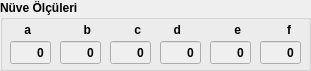
     <widget class="QGroupBox" name="groupBox">
      <property name="geometry">
       <rect>
        <x>990</x>
        <y>290</y>
        <width>311</width>
        <height>71</height>
       </rect>
      </property>
      <property name="font">
       <font>
        <weight>75</weight>
        <bold>true</bold>
       </font>
      </property>
      <property name="title">
       <string>Nüve Ölçüleri</string>
      </property>
      <widget class="QDoubleSpinBox" name="doubleSpinBox_olcu_a">
       <property name="enabled">
        <bool>false</bool>
       </property>
       <property name="geometry">
        <rect>
         <x>10</x>
         <y>40</y>
         <width>41</width>
         <height>25</height>
        </rect>
       </property>
       <property name="palette">
        <palette>
         <active>
          <colorrole role="Dark">
           <brush brushstyle="SolidPattern">
            <color alpha="255">
             <red>190</red>
             <green>190</green>
             <blue>190</blue>
            </color>
           </brush>
          </colorrole>
          <colorrole role="Text">
           <brush brushstyle="SolidPattern">
            <color alpha="255">
             <red>0</red>
             <green>0</green>
             <blue>0</blue>
            </color>
           </brush>
          </colorrole>
          <colorrole role="PlaceholderText">
           <brush brushstyle="SolidPattern">
            <color alpha="128">
             <red>0</red>
             <green>0</green>
             <blue>0</blue>
            </color>
           </brush>
          </colorrole>
         </active>
         <inactive>
          <colorrole role="Dark">
           <brush brushstyle="SolidPattern">
            <color alpha="255">
             <red>190</red>
             <green>190</green>
             <blue>190</blue>
            </color>
           </brush>
          </colorrole>
          <colorrole role="Text">
           <brush brushstyle="SolidPattern">
            <color alpha="255">
             <red>0</red>
             <green>0</green>
             <blue>0</blue>
            </color>
           </brush>
          </colorrole>
          <colorrole role="PlaceholderText">
           <brush brushstyle="SolidPattern">
            <color alpha="128">
             <red>0</red>
             <green>0</green>
             <blue>0</blue>
            </color>
           </brush>
          </colorrole>
         </inactive>
         <disabled>
          <colorrole role="Dark">
           <brush brushstyle="SolidPattern">
            <color alpha="255">
             <red>190</red>
             <green>190</green>
             <blue>190</blue>
            </color>
           </brush>
          </colorrole>
          <colorrole role="Text">
           <brush brushstyle="SolidPattern">
            <color alpha="255">
             <red>0</red>
             <green>0</green>
             <blue>0</blue>
            </color>
           </brush>
          </colorrole>
          <colorrole role="PlaceholderText">
           <brush brushstyle="SolidPattern">
            <color alpha="128">
             <red>0</red>
             <green>0</green>
             <blue>0</blue>
            </color>
           </brush>
          </colorrole>
         </disabled>
        </palette>
       </property>
       <property name="font">
        <font>
         <weight>75</weight>
         <bold>true</bold>
        </font>
       </property>
       <property name="layoutDirection">
        <enum>Qt::LeftToRight</enum>
       </property>
       <property name="autoFillBackground">
        <bool>false</bool>
       </property>
       <property name="alignment">
        <set>Qt::AlignRight|Qt::AlignTrailing|Qt::AlignVCenter</set>
       </property>
       <property name="buttonSymbols">
        <enum>QAbstractSpinBox::NoButtons</enum>
       </property>
       <property name="decimals">
        <number>0</number>
       </property>
       <property name="maximum">
        <double>999.000000000000000</double>
       </property>
      </widget>
      <widget class="QLabel" name="label_137">
       <property name="geometry">
        <rect>
         <x>10</x>
         <y>20</y>
         <width>21</width>
         <height>20</height>
        </rect>
       </property>
       <property name="text">
        <string>a</string>
       </property>
       <property name="alignment">
        <set>Qt::AlignRight|Qt::AlignTrailing|Qt::AlignVCenter</set>
       </property>
      </widget>
      <widget class="QDoubleSpinBox" name="doubleSpinBox_olcu_b">
       <property name="enabled">
        <bool>false</bool>
       </property>
       <property name="geometry">
        <rect>
         <x>60</x>
         <y>40</y>
         <width>41</width>
         <height>25</height>
        </rect>
       </property>
       <property name="palette">
        <palette>
         <active>
          <colorrole role="Dark">
           <brush brushstyle="SolidPattern">
            <color alpha="255">
             <red>190</red>
             <green>190</green>
             <blue>190</blue>
            </color>
           </brush>
          </colorrole>
          <colorrole role="Text">
           <brush brushstyle="SolidPattern">
            <color alpha="255">
             <red>0</red>
             <green>0</green>
             <blue>0</blue>
            </color>
           </brush>
          </colorrole>
          <colorrole role="PlaceholderText">
           <brush brushstyle="SolidPattern">
            <color alpha="128">
             <red>0</red>
             <green>0</green>
             <blue>0</blue>
            </color>
           </brush>
          </colorrole>
         </active>
         <inactive>
          <colorrole role="Dark">
           <brush brushstyle="SolidPattern">
            <color alpha="255">
             <red>190</red>
             <green>190</green>
             <blue>190</blue>
            </color>
           </brush>
          </colorrole>
          <colorrole role="Text">
           <brush brushstyle="SolidPattern">
            <color alpha="255">
             <red>0</red>
             <green>0</green>
             <blue>0</blue>
            </color>
           </brush>
          </colorrole>
          <colorrole role="PlaceholderText">
           <brush brushstyle="SolidPattern">
            <color alpha="128">
             <red>0</red>
             <green>0</green>
             <blue>0</blue>
            </color>
           </brush>
          </colorrole>
         </inactive>
         <disabled>
          <colorrole role="Dark">
           <brush brushstyle="SolidPattern">
            <color alpha="255">
             <red>190</red>
             <green>190</green>
             <blue>190</blue>
            </color>
           </brush>
          </colorrole>
          <colorrole role="Text">
           <brush brushstyle="SolidPattern">
            <color alpha="255">
             <red>0</red>
             <green>0</green>
             <blue>0</blue>
            </color>
           </brush>
          </colorrole>
          <colorrole role="PlaceholderText">
           <brush brushstyle="SolidPattern">
            <color alpha="128">
             <red>0</red>
             <green>0</green>
             <blue>0</blue>
            </color>
           </brush>
          </colorrole>
         </disabled>
        </palette>
       </property>
       <property name="font">
        <font>
         <weight>75</weight>
         <bold>true</bold>
        </font>
       </property>
       <property name="layoutDirection">
        <enum>Qt::LeftToRight</enum>
       </property>
       <property name="autoFillBackground">
        <bool>false</bool>
       </property>
       <property name="alignment">
        <set>Qt::AlignRight|Qt::AlignTrailing|Qt::AlignVCenter</set>
       </property>
       <property name="buttonSymbols">
        <enum>QAbstractSpinBox::NoButtons</enum>
       </property>
       <property name="decimals">
        <number>0</number>
       </property>
       <property name="maximum">
        <double>999.000000000000000</double>
       </property>
      </widget>
      <widget class="QLabel" name="label_139">
       <property name="geometry">
        <rect>
         <x>70</x>
         <y>20</y>
         <width>21</width>
         <height>20</height>
        </rect>
       </property>
       <property name="text">
        <string>b</string>
       </property>
       <property name="alignment">
        <set>Qt::AlignRight|Qt::AlignTrailing|Qt::AlignVCenter</set>
       </property>
      </widget>
      <widget class="QDoubleSpinBox" name="doubleSpinBox_olcu_c">
       <property name="enabled">
        <bool>false</bool>
       </property>
       <property name="geometry">
        <rect>
         <x>110</x>
         <y>40</y>
         <width>41</width>
         <height>25</height>
        </rect>
       </property>
       <property name="palette">
        <palette>
         <active>
          <colorrole role="Dark">
           <brush brushstyle="SolidPattern">
            <color alpha="255">
             <red>190</red>
             <green>190</green>
             <blue>190</blue>
            </color>
           </brush>
          </colorrole>
          <colorrole role="Text">
           <brush brushstyle="SolidPattern">
            <color alpha="255">
             <red>0</red>
             <green>0</green>
             <blue>0</blue>
            </color>
           </brush>
          </colorrole>
          <colorrole role="PlaceholderText">
           <brush brushstyle="SolidPattern">
            <color alpha="128">
             <red>0</red>
             <green>0</green>
             <blue>0</blue>
            </color>
           </brush>
          </colorrole>
         </active>
         <inactive>
          <colorrole role="Dark">
           <brush brushstyle="SolidPattern">
            <color alpha="255">
             <red>190</red>
             <green>190</green>
             <blue>190</blue>
            </color>
           </brush>
          </colorrole>
          <colorrole role="Text">
           <brush brushstyle="SolidPattern">
            <color alpha="255">
             <red>0</red>
             <green>0</green>
             <blue>0</blue>
            </color>
           </brush>
          </colorrole>
          <colorrole role="PlaceholderText">
           <brush brushstyle="SolidPattern">
            <color alpha="128">
             <red>0</red>
             <green>0</green>
             <blue>0</blue>
            </color>
           </brush>
          </colorrole>
         </inactive>
         <disabled>
          <colorrole role="Dark">
           <brush brushstyle="SolidPattern">
            <color alpha="255">
             <red>190</red>
             <green>190</green>
             <blue>190</blue>
            </color>
           </brush>
          </colorrole>
          <colorrole role="Text">
           <brush brushstyle="SolidPattern">
            <color alpha="255">
             <red>0</red>
             <green>0</green>
             <blue>0</blue>
            </color>
           </brush>
          </colorrole>
          <colorrole role="PlaceholderText">
           <brush brushstyle="SolidPattern">
            <color alpha="128">
             <red>0</red>
             <green>0</green>
             <blue>0</blue>
            </color>
           </brush>
          </colorrole>
         </disabled>
        </palette>
       </property>
       <property name="font">
        <font>
         <weight>75</weight>
         <bold>true</bold>
        </font>
       </property>
       <property name="layoutDirection">
        <enum>Qt::LeftToRight</enum>
       </property>
       <property name="autoFillBackground">
        <bool>false</bool>
       </property>
       <property name="alignment">
        <set>Qt::AlignRight|Qt::AlignTrailing|Qt::AlignVCenter</set>
       </property>
       <property name="buttonSymbols">
        <enum>QAbstractSpinBox::NoButtons</enum>
       </property>
       <property name="decimals">
        <number>0</number>
       </property>
       <property name="maximum">
        <double>999.000000000000000</double>
       </property>
      </widget>
      <widget class="QLabel" name="label_140">
       <property name="geometry">
        <rect>
         <x>120</x>
         <y>20</y>
         <width>21</width>
         <height>20</height>
        </rect>
       </property>
       <property name="text">
        <string>c</string>
       </property>
       <property name="alignment">
        <set>Qt::AlignRight|Qt::AlignTrailing|Qt::AlignVCenter</set>
       </property>
      </widget>
      <widget class="QLabel" name="label_141">
       <property name="geometry">
        <rect>
         <x>270</x>
         <y>20</y>
         <width>21</width>
         <height>20</height>
        </rect>
       </property>
       <property name="text">
        <string>f</string>
       </property>
       <property name="alignment">
        <set>Qt::AlignRight|Qt::AlignTrailing|Qt::AlignVCenter</set>
       </property>
      </widget>
      <widget class="QDoubleSpinBox" name="doubleSpinBox_olcu_e">
       <property name="enabled">
        <bool>false</bool>
       </property>
       <property name="geometry">
        <rect>
         <x>210</x>
         <y>40</y>
         <width>41</width>
         <height>25</height>
        </rect>
       </property>
       <property name="palette">
        <palette>
         <active>
          <colorrole role="Dark">
           <brush brushstyle="SolidPattern">
            <color alpha="255">
             <red>190</red>
             <green>190</green>
             <blue>190</blue>
            </color>
           </brush>
          </colorrole>
          <colorrole role="Text">
           <brush brushstyle="SolidPattern">
            <color alpha="255">
             <red>0</red>
             <green>0</green>
             <blue>0</blue>
            </color>
           </brush>
          </colorrole>
          <colorrole role="PlaceholderText">
           <brush brushstyle="SolidPattern">
            <color alpha="128">
             <red>0</red>
             <green>0</green>
             <blue>0</blue>
            </color>
           </brush>
          </colorrole>
         </active>
         <inactive>
          <colorrole role="Dark">
           <brush brushstyle="SolidPattern">
            <color alpha="255">
             <red>190</red>
             <green>190</green>
             <blue>190</blue>
            </color>
           </brush>
          </colorrole>
          <colorrole role="Text">
           <brush brushstyle="SolidPattern">
            <color alpha="255">
             <red>0</red>
             <green>0</green>
             <blue>0</blue>
            </color>
           </brush>
          </colorrole>
          <colorrole role="PlaceholderText">
           <brush brushstyle="SolidPattern">
            <color alpha="128">
             <red>0</red>
             <green>0</green>
             <blue>0</blue>
            </color>
           </brush>
          </colorrole>
         </inactive>
         <disabled>
          <colorrole role="Dark">
           <brush brushstyle="SolidPattern">
            <color alpha="255">
             <red>190</red>
             <green>190</green>
             <blue>190</blue>
            </color>
           </brush>
          </colorrole>
          <colorrole role="Text">
           <brush brushstyle="SolidPattern">
            <color alpha="255">
             <red>0</red>
             <green>0</green>
             <blue>0</blue>
            </color>
           </brush>
          </colorrole>
          <colorrole role="PlaceholderText">
           <brush brushstyle="SolidPattern">
            <color alpha="128">
             <red>0</red>
             <green>0</green>
             <blue>0</blue>
            </color>
           </brush>
          </colorrole>
         </disabled>
        </palette>
       </property>
       <property name="font">
        <font>
         <weight>75</weight>
         <bold>true</bold>
        </font>
       </property>
       <property name="layoutDirection">
        <enum>Qt::LeftToRight</enum>
       </property>
       <property name="autoFillBackground">
        <bool>false</bool>
       </property>
       <property name="alignment">
        <set>Qt::AlignRight|Qt::AlignTrailing|Qt::AlignVCenter</set>
       </property>
       <property name="buttonSymbols">
        <enum>QAbstractSpinBox::NoButtons</enum>
       </property>
       <property name="decimals">
        <number>0</number>
       </property>
       <property name="maximum">
        <double>999.000000000000000</double>
       </property>
      </widget>
      <widget class="QLabel" name="label_142">
       <property name="geometry">
        <rect>
         <x>220</x>
         <y>20</y>
         <width>21</width>
         <height>20</height>
        </rect>
       </property>
       <property name="text">
        <string>e</string>
       </property>
       <property name="alignment">
        <set>Qt::AlignRight|Qt::AlignTrailing|Qt::AlignVCenter</set>
       </property>
      </widget>
      <widget class="QDoubleSpinBox" name="doubleSpinBox_olcu_d">
       <property name="enabled">
        <bool>false</bool>
       </property>
       <property name="geometry">
        <rect>
         <x>160</x>
         <y>40</y>
         <width>41</width>
         <height>25</height>
        </rect>
       </property>
       <property name="palette">
        <palette>
         <active>
          <colorrole role="Dark">
           <brush brushstyle="SolidPattern">
            <color alpha="255">
             <red>190</red>
             <green>190</green>
             <blue>190</blue>
            </color>
           </brush>
          </colorrole>
          <colorrole role="Text">
           <brush brushstyle="SolidPattern">
            <color alpha="255">
             <red>0</red>
             <green>0</green>
             <blue>0</blue>
            </color>
           </brush>
          </colorrole>
          <colorrole role="PlaceholderText">
           <brush brushstyle="SolidPattern">
            <color alpha="128">
             <red>0</red>
             <green>0</green>
             <blue>0</blue>
            </color>
           </brush>
          </colorrole>
         </active>
         <inactive>
          <colorrole role="Dark">
           <brush brushstyle="SolidPattern">
            <color alpha="255">
             <red>190</red>
             <green>190</green>
             <blue>190</blue>
            </color>
           </brush>
          </colorrole>
          <colorrole role="Text">
           <brush brushstyle="SolidPattern">
            <color alpha="255">
             <red>0</red>
             <green>0</green>
             <blue>0</blue>
            </color>
           </brush>
          </colorrole>
          <colorrole role="PlaceholderText">
           <brush brushstyle="SolidPattern">
            <color alpha="128">
             <red>0</red>
             <green>0</green>
             <blue>0</blue>
            </color>
           </brush>
          </colorrole>
         </inactive>
         <disabled>
          <colorrole role="Dark">
           <brush brushstyle="SolidPattern">
            <color alpha="255">
             <red>190</red>
             <green>190</green>
             <blue>190</blue>
            </color>
           </brush>
          </colorrole>
          <colorrole role="Text">
           <brush brushstyle="SolidPattern">
            <color alpha="255">
             <red>0</red>
             <green>0</green>
             <blue>0</blue>
            </color>
           </brush>
          </colorrole>
          <colorrole role="PlaceholderText">
           <brush brushstyle="SolidPattern">
            <color alpha="128">
             <red>0</red>
             <green>0</green>
             <blue>0</blue>
            </color>
           </brush>
          </colorrole>
         </disabled>
        </palette>
       </property>
       <property name="font">
        <font>
         <weight>75</weight>
         <bold>true</bold>
        </font>
       </property>
       <property name="layoutDirection">
        <enum>Qt::LeftToRight</enum>
       </property>
       <property name="autoFillBackground">
        <bool>false</bool>
       </property>
       <property name="alignment">
        <set>Qt::AlignRight|Qt::AlignTrailing|Qt::AlignVCenter</set>
       </property>
       <property name="buttonSymbols">
        <enum>QAbstractSpinBox::NoButtons</enum>
       </property>
       <property name="decimals">
        <number>0</number>
       </property>
       <property name="maximum">
        <double>999.000000000000000</double>
       </property>
      </widget>
      <widget class="QLabel" name="label_143">
       <property name="geometry">
        <rect>
         <x>160</x>
         <y>20</y>
         <width>21</width>
         <height>20</height>
        </rect>
       </property>
       <property name="text">
        <string>d</string>
       </property>
       <property name="alignment">
        <set>Qt::AlignRight|Qt::AlignTrailing|Qt::AlignVCenter</set>
       </property>
      </widget>
      <widget class="QDoubleSpinBox" name="doubleSpinBox_olcu_f">
       <property name="enabled">
        <bool>false</bool>
       </property>
       <property name="geometry">
        <rect>
         <x>260</x>
         <y>40</y>
         <width>41</width>
         <height>25</height>
        </rect>
       </property>
       <property name="palette">
        <palette>
         <active>
          <colorrole role="Dark">
           <brush brushstyle="SolidPattern">
            <color alpha="255">
             <red>190</red>
             <green>190</green>
             <blue>190</blue>
            </color>
           </brush>
          </colorrole>
          <colorrole role="Text">
           <brush brushstyle="SolidPattern">
            <color alpha="255">
             <red>0</red>
             <green>0</green>
             <blue>0</blue>
            </color>
           </brush>
          </colorrole>
          <colorrole role="PlaceholderText">
           <brush brushstyle="SolidPattern">
            <color alpha="128">
             <red>0</red>
             <green>0</green>
             <blue>0</blue>
            </color>
           </brush>
          </colorrole>
         </active>
         <inactive>
          <colorrole role="Dark">
           <brush brushstyle="SolidPattern">
            <color alpha="255">
             <red>190</red>
             <green>190</green>
             <blue>190</blue>
            </color>
           </brush>
          </colorrole>
          <colorrole role="Text">
           <brush brushstyle="SolidPattern">
            <color alpha="255">
             <red>0</red>
             <green>0</green>
             <blue>0</blue>
            </color>
           </brush>
          </colorrole>
          <colorrole role="PlaceholderText">
           <brush brushstyle="SolidPattern">
            <color alpha="128">
             <red>0</red>
             <green>0</green>
             <blue>0</blue>
            </color>
           </brush>
          </colorrole>
         </inactive>
         <disabled>
          <colorrole role="Dark">
           <brush brushstyle="SolidPattern">
            <color alpha="255">
             <red>190</red>
             <green>190</green>
             <blue>190</blue>
            </color>
           </brush>
          </colorrole>
          <colorrole role="Text">
           <brush brushstyle="SolidPattern">
            <color alpha="255">
             <red>0</red>
             <green>0</green>
             <blue>0</blue>
            </color>
           </brush>
          </colorrole>
          <colorrole role="PlaceholderText">
           <brush brushstyle="SolidPattern">
            <color alpha="128">
             <red>0</red>
             <green>0</green>
             <blue>0</blue>
            </color>
           </brush>
          </colorrole>
         </disabled>
        </palette>
       </property>
       <property name="font">
        <font>
         <weight>75</weight>
         <bold>true</bold>
        </font>
       </property>
       <property name="layoutDirection">
        <enum>Qt::LeftToRight</enum>
       </property>
       <property name="autoFillBackground">
        <bool>false</bool>
       </property>
       <property name="alignment">
        <set>Qt::AlignRight|Qt::AlignTrailing|Qt::AlignVCenter</set>
       </property>
       <property name="buttonSymbols">
        <enum>QAbstractSpinBox::NoButtons</enum>
       </property>
       <property name="decimals">
        <number>0</number>
       </property>
       <property name="maximum">
        <double>999.000000000000000</double>
       </property>
      </widget>
     </widget>
